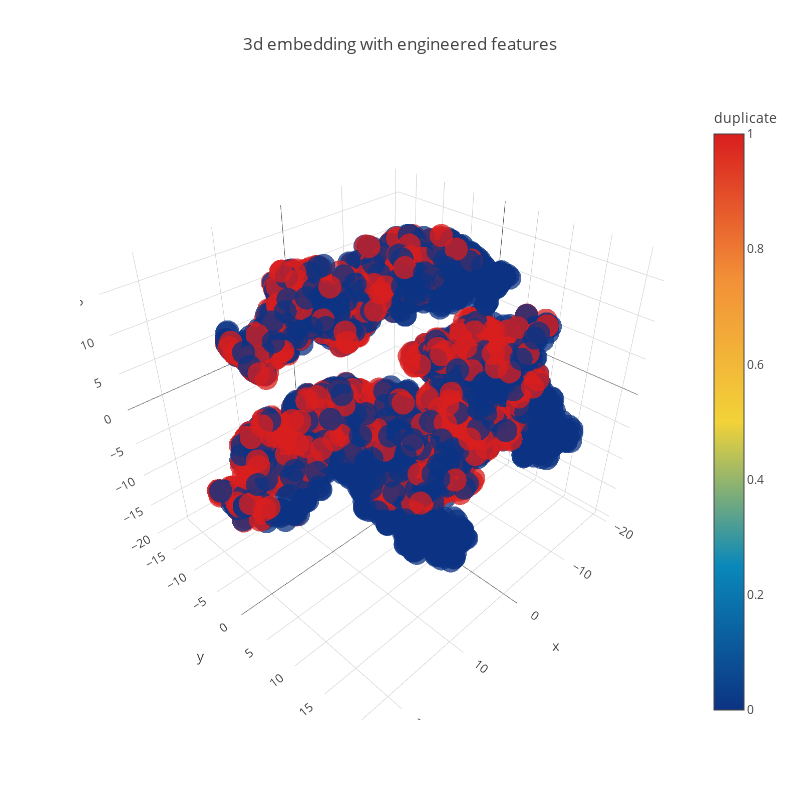

This figure's notebook cell:
### Code cell
%%time

trace1 = go.Scatter3d(
    x=tsne3d[:,0],
    y=tsne3d[:,1],
    z=tsne3d[:,2],
    mode='markers',
    marker=dict(
        sizemode='diameter',
        color = y,
        colorscale = 'Portland',
        colorbar = dict(title = 'duplicate'),
        line=dict(color='rgb(255, 255, 255)'),
        opacity=0.75
    )
)

data=[trace1]
layout=dict(height=800, width=800, title='3d embedding with engineered features')
fig=dict(data=data, layout=layout)
py.iplot(fig, filename='3DBubble')

### Figure 1 — Plotly figure (JSON) as saved in the notebook; plotly's stock layout.template omitted (floating-point values rounded to 4 significant figures; data arrays with more than 128 entries replaced by an {"elided": "..."} marker saying what was removed)
{"data": [{"marker": {"color": {"elided": "5000 int values"}, "colorbar": {"title": "duplicate"}, "colorscale": "Portland", "line": {"color": "rgb(255, 255, 255)"}, "opacity": 0.75, "sizemode": "diameter"}, "mode": "markers", "type": "scatter3d", "uid": "a7a93424-0ab2-4e69-9302-16b9d2f4b0f5", "x": {"elided": "5000 float values"}, "y": {"elided": "5000 float values"}, "z": {"elided": "5000 float values"}}], "layout": {"height": 800, "title": "3d embedding with engineered features", "width": 800}}
